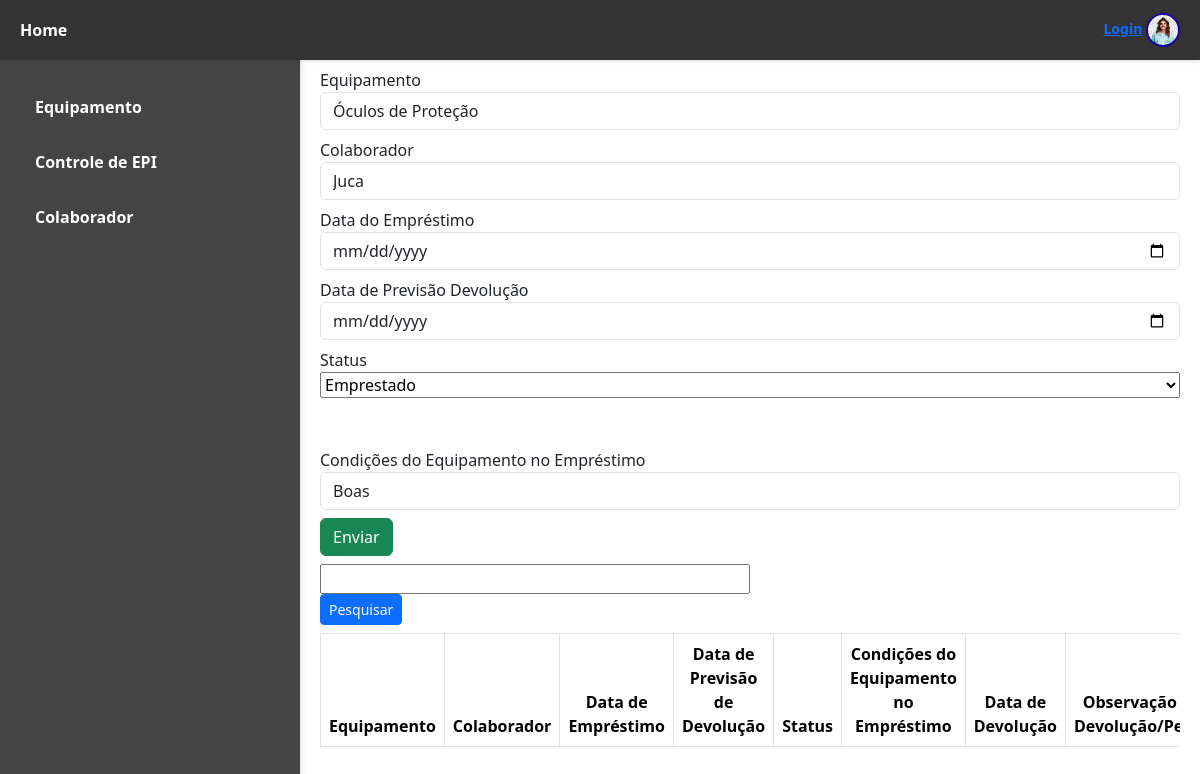
Screenshot of /epi/atualizar_acao/2/ with the database file from the repository.
### epi/models.py (models this page shows, shortened)
class Registro(models.Model):
        equipamento = models.ForeignKey(Equipamento, on_delete=models.CASCADE)
        colaborador = models.ForeignKey(Colaborador, on_delete=models.CASCADE)
        data_emprestimo = models.DateField()
        previsao_devolucao = models.DateField()
        status = models.CharField(max_length=100, default='Em Preparação')
        condicoes = models.CharField(max_length=100)
        data_devolucao = models.DateField(null=True)
        observacao = models.CharField(max_length=100, null=True)

class Equipamento(models.Model):
        nome = models.CharField(max_length=100)
        ca = models.IntegerField(max_length=100)
        validade = models.DateField()

class Colaborador(models.Model):
        nome = models.CharField(max_length=100)
        cargo = models.CharField(max_length=100)
        matricula = models.IntegerField(max_length=100)

### epi/views.py (the view, shortened to what this page needs)
# urls.py: path('atualizar_acao/', views.atualizar_acao, name='atualizar_acao_tela'),
def atualizar_acao(request, id=0):
    acao = get_object_or_404(Registro, id=id)
    return render(request, 'epi/globals/atualizar_acao.html', {'acao': acao})

### epi/templates/epi/globals/atualizar_acao.html (shortened to what this page needs)
{% extends "epi/index.html" %}
{% block content %}
{% if acao %}
<form action="{% url 'atualizar_acao' acao.id %}" method="post">
    <div class="form-group my-2">
        <label for="equipamento">Equipamento</label>
        <input class="form-control" type="text" name="equipamento" placeholder="Equipamento" value="{{ acao.equipamento.nome }}">
    </div>
    <div class="form-group my-2">
        <label for="colaborador">Colaborador</label>
        <input class="form-control" type="text" name="colaborador" placeholder="Colaborador" value="{{ acao.colaborador.nome }}">
    </div>
    <div class="form-group my-2">
        <label for="data_emprestimo">Data do Empréstimo</label>
        <input class="form-control" type="date" name="data_emprestimo" placeholder="Data do Empréstimo" value="{{ acao.data_emprestimo|date:'d/m/Y' }}">
    </div>
    <div class="form-group my-2">
        <label for="previsao_devolucao">Data de Previsão Devolução</label>
        <input class="form-control" type="date" name="previsao_devolucao" placeholder="Data de Previsão Devolução" value="{{ acao.previsao_devolucao|date:'d/m/Y' }}">
    </div>
    <div class="status-bar" style="margin-bottom: 50px;">
        <label for="status-dropdown">Status</label><br>
        <select id="status" name="status" style="width: 100%;" onchange="checkStatus()">
          <option value="Emprestado">Emprestado</option>
        </select>
      </div>
    <div class="form-group my-2">
        <label for="condicoes">Condições do Equipamento no Empréstimo</label>
        <input class="form-control" type="text" name="condicoes" placeholder="Condições" value="{{ acao.condicoes}}">
    </div>
    {% endif %}
    <div>
        <input class="btn btn-success" type="submit" value="Enviar">
    </div>
</form>
<form class="form-group my-2" method="get" style="width: 50%;">
    <input type="text" name="nome_colaborador" placeholder="Pesquisar uma Ação" value="{{ request.GET.nome_colaborador }} " style="width: 100%;">
    <button type="submit" class="btn btn-primary btn-sm">Pesquisar</button>
</form>
<div class="table-responsive">
    <table class="table table-bordered" style="width: 100%;">
        <thead>
            <tr>
                <th style="text-align: center">Equipamento</th>
                <th style="text-align: center">Colaborador</th>
                <th style="text-align: center">Data de Empréstimo</th>
                <th style="text-align: center">Data de Previsão de Devolução</th>
                <th style="text-align: center">Status</th>
                <th style="text-align: center">Condições do Equipamento no Empréstimo</th>
                <th style="text-align: center">Data de Devolução</th>
                <th style="text-align: center">Observação na Devolução/Perda</th>
            </tr>
        </thead>
    </table>
</div>
{% endblock content %}

### rows the page displays
Registro: equipamento "Óculos de Proteção", colaborador "Juca", condicoes "Boas"
